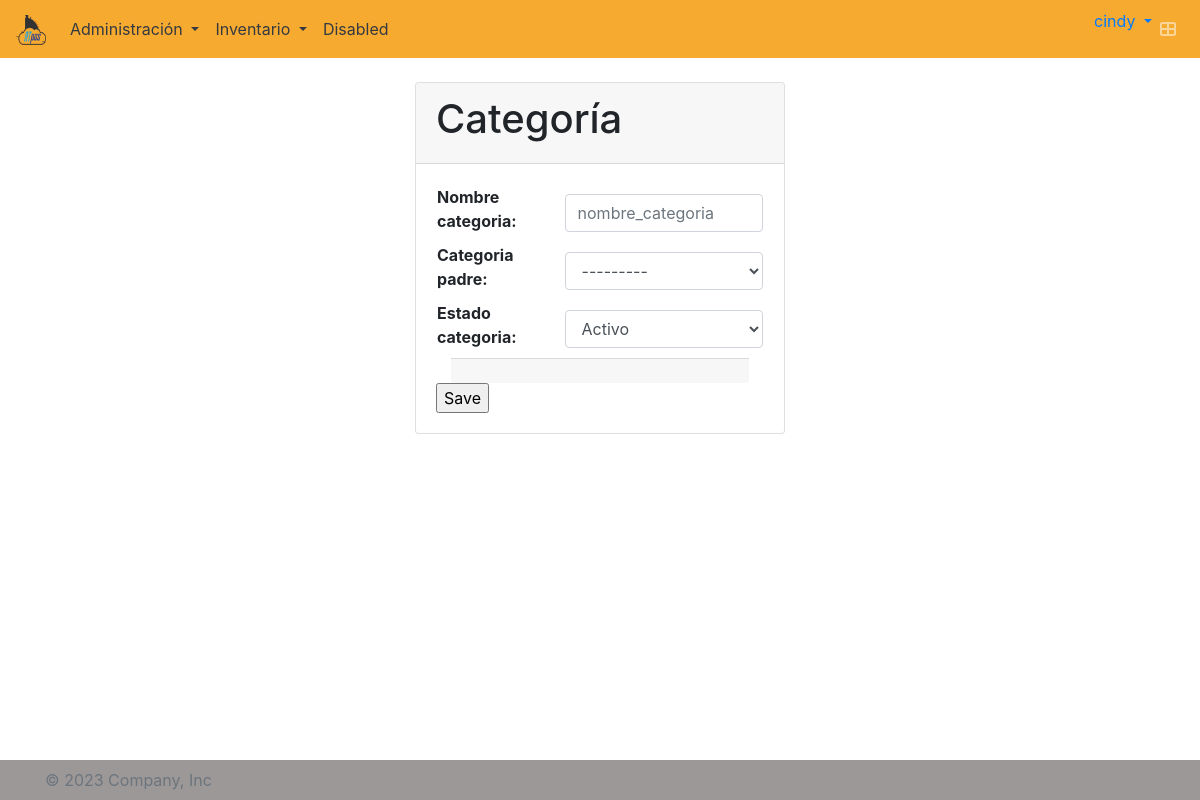
/categoria/add/ (signed in), run on the app's committed database.
### atpos/models.py (models this page shows, shortened)
class Usuario(AbstractUser):
    empresa = models.ForeignKey(Empresa, on_delete=models.CASCADE, blank=True, null=True)
    tel_inicial = models.CharField(max_length=10, blank=True, null=True)
    def __str__(self):
        return '{}'.format(self.username)
    class Meta:
        default_permissions = ()
        permissions = [('add_usuario', 'Usuario crear'),
                        ('change_usuario', 'Usuario modificar'),
                        ('delete_usuario', 'Usuario eliminar'),
                        ('view_usuario', 'Usuario ver'),
                        ('password_usuario', 'Puede cambiar la clave usuario')]

class Categoria(models.Model):
    nombre_categoria = models.CharField(max_length=30)
    categoria_padre = models.ForeignKey('self', blank=True, null=True, related_name='child', on_delete=models.CASCADE)
    estado_categoria = models.CharField(max_length=1, choices=ESTADO, default=ACTIVO, )
    empresa = models.ForeignKey(Empresa, on_delete=models.CASCADE)
    def __str__(self):
        p_list = self._recurse_for_parents(self)
        p_list.append(self.nombre_categoria)
        return self.get_separator().join(p_list)
    def _recurse_for_parents(self, cat_obj):
        p_list = []
        if cat_obj.categoria_padre_id:
            p = cat_obj.categoria_padre
            p_list.append(p.nombre_categoria)
            more = self._recurse_for_parents(p)
            p_list.extend(more)
        if cat_obj == self and p_list:
            p_list.reverse()
        return p_list
    def get_separator(self):
        return ' :: '
    def _parents_repr(self):
        p_list = self._recurse_for_parents(self)
        return self.get_separator().join(p_list)
    _parents_repr.short_description = "Etiqueta padre"

### atpos/views.py (the view, shortened to what this page needs)
# urls.py: path('categoria/add/', login_required(CategoriaCreate.as_view()), name='categoria-add'),
class CategoriaCreate(CreateView):
    model = Categoria
    template_name = 'atpos/categoria_form.html'
    form_class = CreateCategoriaForm
    def get_form_kwargs(self):
        kwargs = super(CategoriaCreate, self).get_form_kwargs()
        kwargs.update({'user': self.request.user})
        print("CategoriaCreate kwargs ", kwargs)
        return kwargs

### atpos/forms.py (shortened to what this page needs)
class CreateCategoriaForm(forms.ModelForm):
    class Meta:
        model = Categoria
        fields = ['nombre_categoria', 'categoria_padre', 'estado_categoria', 'empresa']
        widgets = {'empresa': forms.HiddenInput()}
    def __init__(self, *args, **kwargs):
        self.user = kwargs.pop('user')
        super(CreateCategoriaForm, self).__init__(*args, **kwargs)
        self.fields['nombre_categoria'].widget.attrs.update(
            {'class': 'form-control', 'placeholder': 'nombre_categoria'})
        self.fields['categoria_padre'].widget.attrs.update(
            {'class': 'form-control', 'placeholder': 'categoria_padre'})
        self.fields['categoria_padre'].queryset = Categoria.objects.filter(empresa_id=self.user.empresa.id)
        self.fields['estado_categoria'].widget.attrs.update(
            {'class': 'form-control', 'placeholder': 'estado_categoria'})

### atpos/templates/atpos/categoria_form.html (shortened to what this page needs)
{% extends 'base.html' %}
{% load static %}
{% block content %}
<br>
<section class="content" style="display: grid; place-items: center;">
    <div class="col-md-4">
        <div class="card">
            <div class="card-header">
                <h1>Categoría</h1>
            </div>
            <div class="card-body">
                <form method="post" class="form-horizontal">
                    <table>
                        {{ form.as_table }}
                    </table>
                    <div class="col-12">
                        <div class="card-footer">
                        </div>
                    </div>
                    <input type="submit" value="Save">
                </form>
            </div>
        </div>
    </div>
</section>
{% endblock %}

### atpos/templates/components/navbar.html (shortened to what this page needs)
{% load static %}
<nav class="navbar navbar-expand-lg navbar-dark bg-color-nav">
  <a class="navbar-brand" href="{% url 'tablero' %}">
    <img src="{% static 'img/LogoATpos200px.png' %}" width="30" height="30" alt="">
  </a>
  <div class="collapse navbar-collapse colortext" id="navbarSupportedContent">
    <ul class="navbar-nav mr-auto">
      <li class="nav-item dropdown">
        <a class="nav-link dropdown-toggle text-dark" href="#" id="navbarDropdown" role="button" data-toggle="dropdown" aria-haspopup="true" aria-expanded="false">
          Administración
        </a>
      </li>
      <li class="nav-item dropdown">
        <a class="nav-link dropdown-toggle text-dark" href="#" id="navbarDropdown" role="button" data-toggle="dropdown" aria-haspopup="true" aria-expanded="false">
          Inventario
        </a>
      </li>
      <li class="nav-item">
        <a class="nav-link text-dark" href="#">Disabled</a>
      </li>
    </ul>
  </div>
  <ul class="navbar-nav ml-auto">
    <li class="dropdown user user-menu">
      <a href="#" class="dropdown-toggle" data-toggle="dropdown">
        <span class="hidden-xs">{{ user.username }}</span>
      </a>
    </li>
    <li class="nav-item">
      <a class="nav-link" data-widget="control-sidebar" data-slide="true" href="#" role="button">
        <i class="fas fa-th-large"></i>
      </a>
    </li>
  </ul>
</nav>

### atpos/static/atpos/css/style.css (style rules this page uses)
.bg-color-nav { background-color: #f7aa30!important; }

### data on the page
Usuario: username "cindy"
Categoria: categoria_padre "---------"
Categoria: estado_categoria "Activo"
